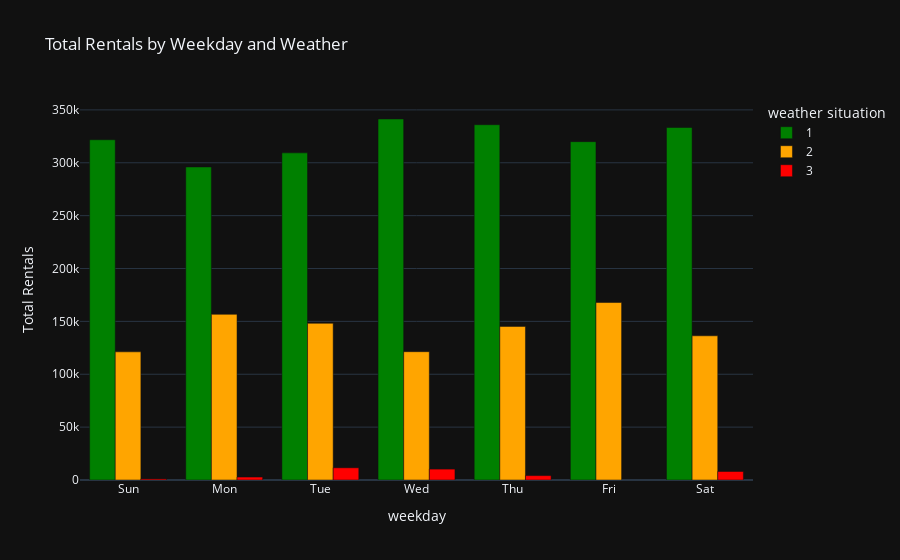

This figure's notebook cell:
### Code cell
fig = px.bar(
    total_rentals_weekday_weather,
    y=total_rentals_weekday_weather.columns,
    barmode='group',
    title="Total Rentals by Weekday and Weather",
    labels={"value": "Total Rentals", "variable": "Weather Situation"},
    color_discrete_sequence=['green', 'orange', 'red'],
)

print("the weekday to weekend pattern depends on the weather situation")
fig.show()

### Figure 1 — Plotly figure (JSON) as saved in the notebook; plotly's stock layout.template omitted (floating-point values rounded to 4 significant figures)
{"data": [{"alignmentgroup": "True", "hovertemplate": "weather situation=1<br>weekday=%{x}<br>Total Rentals=%{y}<extra></extra>", "legendgroup": "1", "marker": {"color": "green", "pattern": {"shape": ""}}, "name": "1", "offsetgroup": "1", "orientation": "v", "showlegend": true, "textposition": "auto", "type": "bar", "x": ["Sun", "Mon", "Tue", "Wed", "Thu", "Fri", "Sat"], "xaxis": "x", "y": [321800.0, 296100.0, 309400.0, 341400.0, 336000.0, 320000.0, 333400.0], "yaxis": "y"}, {"alignmentgroup": "True", "hovertemplate": "weather situation=2<br>weekday=%{x}<br>Total Rentals=%{y}<extra></extra>", "legendgroup": "2", "marker": {"color": "orange", "pattern": {"shape": ""}}, "name": "2", "offsetgroup": "2", "orientation": "v", "showlegend": true, "textposition": "auto", "type": "bar", "x": ["Sun", "Mon", "Tue", "Wed", "Thu", "Fri", "Sat"], "xaxis": "x", "y": [121200.0, 156700.0, 148200.0, 121300.0, 145200.0, 167800.0, 136400.0], "yaxis": "y"}, {"alignmentgroup": "True", "hovertemplate": "weather situation=3<br>weekday=%{x}<br>Total Rentals=%{y}<extra></extra>", "legendgroup": "3", "marker": {"color": "red", "pattern": {"shape": ""}}, "name": "3", "offsetgroup": "3", "orientation": "v", "showlegend": true, "textposition": "auto", "type": "bar", "x": ["Sun", "Mon", "Tue", "Wed", "Thu", "Fri", "Sat"], "xaxis": "x", "y": [1027.0, 2787.0, 11550.0, 10300.0, 4150.0, NaN, 8050.0], "yaxis": "y"}], "layout": {"barmode": "group", "legend": {"title": {"text": "weather situation"}, "tracegroupgap": 0}, "title": {"text": "Total Rentals by Weekday and Weather"}, "xaxis": {"anchor": "y", "domain": [0, 1], "title": {"text": "weekday"}}, "yaxis": {"anchor": "x", "domain": [0, 1], "title": {"text": "Total Rentals"}}}}
